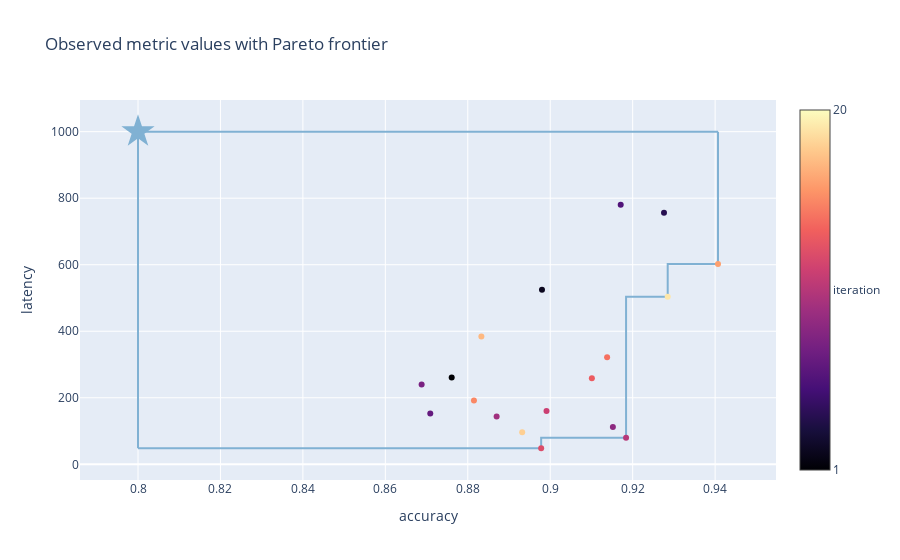

Notebook code for this chart:
### Code cell
from ax.service.utils.report_utils import _pareto_frontier_scatter_2d_plotly

_pareto_frontier_scatter_2d_plotly(ax_client.experiment)

### Figure 1 — Plotly figure (JSON) as saved in the notebook; plotly's stock layout.template omitted (floating-point values rounded to 4 significant figures)
{"data": [{"line": {"shape": "hv"}, "marker": {"color": "rgba(128,177,211,1)"}, "mode": "lines", "type": "scatter", "x": [0.9407, 0.9407, 0.9285, 0.9184, 0.8978, 0.8], "y": [1000, 602, 504, 80, 48, 48]}, {"marker": {"color": "rgba(128,177,211,1)"}, "mode": "lines", "type": "scatter", "x": [0.9407, 0.8], "y": [1000, 1000]}, {"marker": {"color": "rgba(128,177,211,1)"}, "mode": "lines", "type": "scatter", "x": [0.8, 0.8], "y": [48, 1000]}, {"hovertemplate": "%{text}", "marker": {"color": [0, 5, 10, 15, 20, 25, 30, 35, 40, 45, 50, 55, 60, 65, 70, 75, 80, 85, 90, 95, 100], "colorbar": {"ticktext": [1, "iteration", 20], "tickvals": [0, 50, 100]}, "colorscale": [[0, "#000004"], [0.1111, "#180f3d"], [0.2222, "#440f76"], [0.3333, "#721f81"], [0.4444, "#9e2f7f"], [0.5556, "#cd4071"], [0.6667, "#f1605d"], [0.7778, "#fd9668"], [0.8889, "#feca8d"], [1, "#fcfdbf"]]}, "mode": "markers", "name": "Experimental points", "text": ["Arm name: 0_0", "Arm name: 1_0", "Arm name: 2_0", "Arm name: 3_0", "Arm name: 4_0", "Arm name: 5_0", "Arm name: 6_0", "Arm name: 7_0", "Arm name: 8_0", "Arm name: 9_0", "Arm name: 10_0", "Arm name: 11_0", "Arm name: 12_0", "Arm name: 13_0", "Arm name: 14_0", "Arm name: 15_0", "Arm name: 16_0", "Arm name: 17_0", "Arm name: 18_0", "Arm name: 19_0"], "type": "scatter", "x": [0.8761, 0.898, 0.9125, 0.9276, 0.8984, 0.9171, 0.8709, 0.8688, 0.9152, 0.887, 0.9184, 0.8991, 0.8978, 0.9101, 0.9138, 0.8815, 0.9407, 0.8833, 0.8932, 0.9285], "y": [261, 525, 2540, 756, 2163, 780, 153, 240, 112, 144, 80, 160, 48, 259, 322, 192, 602, 384, 96, 504]}, {"marker": {"color": "rgba(128,177,211,1)", "size": 25, "symbol": "star"}, "mode": "markers", "type": "scatter", "x": [0.8], "y": [1000]}], "layout": {"showlegend": false, "title": {"text": "Observed metric values with Pareto frontier"}, "xaxis": {"range": [0.7859, 0.9548], "title": {"text": "accuracy"}}, "yaxis": {"range": [-47.2, 1095.0], "title": {"text": "latency"}}}}
